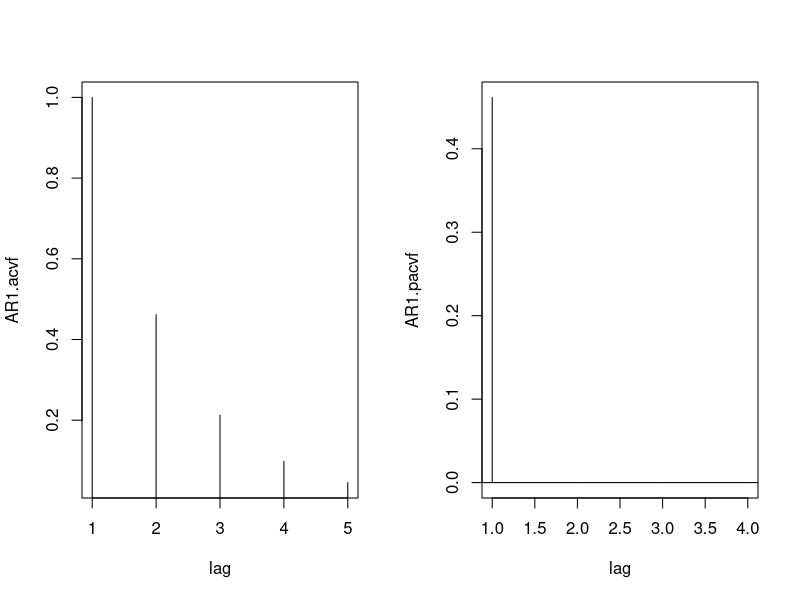
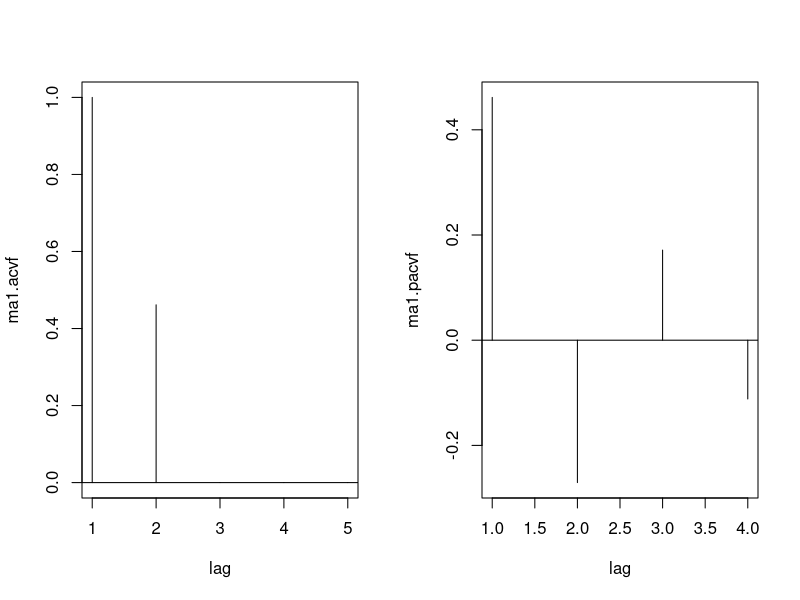

Recreate these plots in R, in order. (Note: this script raises an error after producing the figures.)
## ---- chunk 1
knitr::opts_chunk$set(echo = TRUE)
## ---- chunk 2
sim.a <- function(n=100,a=-2,b=1,c=pi/4)
{
  Zt <- rnorm(n+2)
  a + b*Zt[3:(n+2)] + c*Zt[1:n]
}

sim.b <- function(n=100,a=-3,b=1,c=pi/4)
{
  Zt <- rnorm(n+2,sd = sqrt(0.25))
  a + b*Zt[3:(n+2)] + c*Zt[1:n]
}

set.seed(42)

###
### source("http://faculty.washington.edu/dbp/s519/R-code/LD-recursions.R")
###
### given a vector acvf of length h+1 with values of an autocovariance
### function (theoretical or sample) at lags 0, 1, ..., h, the function
### LD.recursions runs the Levinson-Durbin recursions p times, where p is
### an integer less than or equal to h (if not supplied, p is set to h
### by default).  See below for an example of what this function returns
### (motivated by course overhead XI-24).

LD.recursions <- function(acvf, p=length(acvf)-1)
  {
    blpc <- vector(mode="list", length=p)
    phis <- acvf[2]/acvf[1]
    pev  <- rep(acvf[1],p+1)
    blpc[[1]] <- phis
    pacf <- rep(phis,p)
    pev[2] <- pev[1]*(1-phis^2)
    if(p > 1)
      {
        for(k in 2:p)
          {
            old.phis <- phis
            phis <- rep(0,k)
            ## compute kth order pacf (reflection coefficient)
            phis[k] <- (acvf[k+1] - sum(old.phis*acvf[k:2]))/pev[k]
            phis[1:(k-1)] <- old.phis - phis[k]*rev(old.phis)
            blpc[[k]] <- phis
            pacf[k]  <- phis[k]
            pev[k+1] <- pev[k]*(1-phis[k]^2)
          }
      }
    structure(list(coeffs=phis,innov.var=pev[p+1],pev=pev,pacf=pacf,blpc=blpc))
  }

innovations.algorithm <- function(acvf,n.max=length(acvf)-1)
  {
    thetas <- vector(mode="list",length=n.max)
    vs <- rep(acvf[1],n.max+1)
    for(n in 1:n.max)
      {
        thetas[[n]] <- rep(0,n)
        thetas[[n]][n] <- acvf[n+1]/vs[1]
        if(n>1)
          {
            for(k in 1:(n-1))
              {
                js <- 0:(k-1)
                thetas[[n]][n-k] <- (acvf[n-k+1] - sum(thetas[[k]][k-js]*thetas[[n]][n-js]*vs[js+1]))/vs[k+1]
              }
          }
        js <- 0:(n-1)
        vs[n+1] <- vs[n+1] - sum(thetas[[n]][n-js]^2*vs[js+1])
      }
    structure(list(vs=vs,thetas=thetas))
  }
## ---- chunk 3

#Yt = 6/13 Yt−1 + Z2,t
AR1.acvf <- as.vector(ARMAacf(ar=c(6/13),ma=0,lag=4)) 
AR1.pacvf <- as.vector(ARMAacf(ar=c(6/13),ma=0,lag=4,pacf = TRUE))
(results <- LD.recursions(AR1.acvf))

par(mfrow=c(1,2))
plot(AR1.acvf,type = "h",xlab="lag")
abline(h=0)

plot(AR1.pacvf,type = "h",xlab="lag")
abline(h=0)
## ---- chunk 4

#Xt = Z1,t + 2/3Z1,t−1 (MA(1))
ma1.acvf <- as.vector(ARMAacf(ma=c(2/3),lag=4))
ma1.pacvf <- as.vector(ARMAacf(ma=c(2/3),lag=4,pacf = TRUE))
(results <- innovations.algorithm(ma1.acvf))

### > results$vs  # v_0, v_1, v_2, v_3
### [1] 1.777778 1.333333 1.000000 1.000000
### > results$thetas[[1]]  # theta_{1,1}
### [1] 0.5
### > results$thetas[[2]]  # theta_{2,1}, theta_{2,2}
### [1]  0.750 -0.125
### > results$thetas[[3]]  # theta_{3,1}, theta_{3,2}, theta_{3,3}
### [1]  0.75000  0.06250 -0.34375

par(mfrow=c(1,2))
plot(ma1.acvf,type = "h",xlab="lag")
abline(h=0)

plot(ma1.pacvf,type = "h",xlab="lag")
abline(h=0)
## ---- chunk 5

colMeans(acf.tss.mat.1000)

## ---- chunk 6

knitr::kable(df_corr)

## ---- chunk 7

knitr::kable(df_cov)

